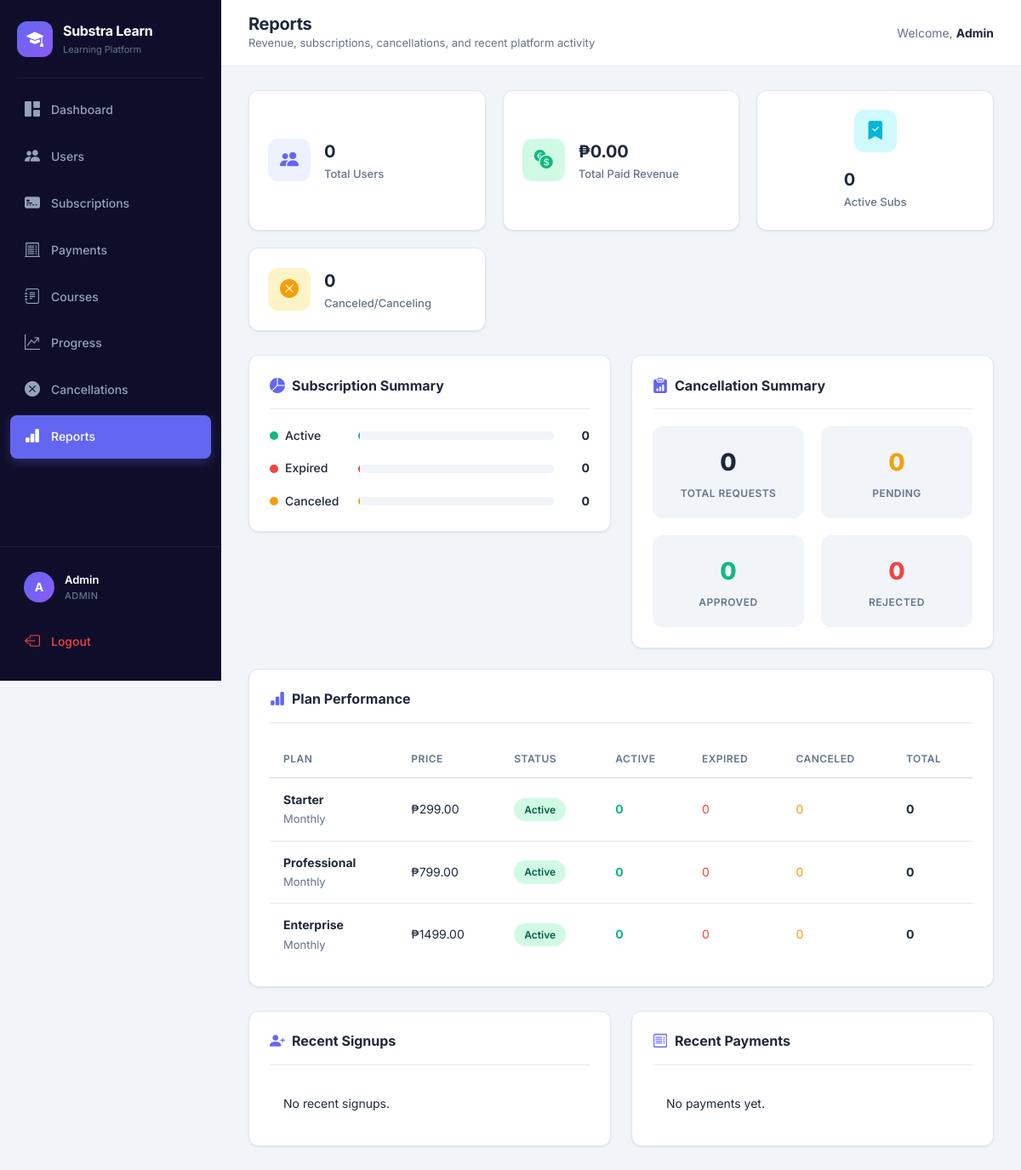
The page /admin/reports (signed in) on the database its author committed.
### tables this page shows
CREATE TABLE plans (
    id INTEGER PRIMARY KEY AUTOINCREMENT,
    name TEXT NOT NULL,
    description TEXT DEFAULT '',
    price REAL NOT NULL,
    billing_cycle TEXT NOT NULL,
    stripe_price_id TEXT DEFAULT '',
    status TEXT DEFAULT 'active',
    created_at TEXT DEFAULT (datetime('now'))
);

### app.py (the view)
@app.route("/admin/reports")
@admin_required
def admin_reports():
    conn = get_db()
    total_users = conn.execute("SELECT COUNT(*) FROM users WHERE role='user'").fetchone()[0]
    active_subs = conn.execute("SELECT COUNT(*) FROM subscriptions WHERE status='active'").fetchone()[0]
    expired_subs = conn.execute("SELECT COUNT(*) FROM subscriptions WHERE status='expired'").fetchone()[0]
    canceled_subs = conn.execute("SELECT COUNT(*) FROM subscriptions WHERE status IN ('canceled', 'canceling')").fetchone()[0]
    total_cancel_requests = conn.execute("SELECT COUNT(*) FROM cancellation_requests").fetchone()[0]
    pending_cancellations = conn.execute("SELECT COUNT(*) FROM cancellation_requests WHERE status='pending'").fetchone()[0]
    approved_cancellations = conn.execute("SELECT COUNT(*) FROM cancellation_requests WHERE status='approved'").fetchone()[0]
    rejected_cancellations = conn.execute("SELECT COUNT(*) FROM cancellation_requests WHERE status='rejected'").fetchone()[0]
    revenue = conn.execute("SELECT COALESCE(SUM(amount), 0) FROM payments WHERE status='paid'").fetchone()[0]
    plan_stats = conn.execute(
        """
        SELECT p.name, p.price, p.billing_cycle, p.status,
               COUNT(CASE WHEN s.status='active' THEN 1 END) as active_count,
               COUNT(CASE WHEN s.status='expired' THEN 1 END) as expired_count,
               COUNT(CASE WHEN s.status IN ('canceled','canceling') THEN 1 END) as canceled_count,
               COUNT(s.id) as total_subs
        FROM plans p LEFT JOIN subscriptions s ON p.id = s.plan_id
        GROUP BY p.id ORDER BY active_count DESC
        """
    ).fetchall()
    recent_users = conn.execute("SELECT name, email, created_at FROM users WHERE role='user' ORDER BY id DESC LIMIT 5").fetchall()
    recent_payments = conn.execute(
        """
        SELECT pay.*, u.name as user_name FROM payments pay JOIN users u ON pay.user_id=u.id ORDER BY pay.id DESC LIMIT 8
        """
    ).fetchall()
    conn.close()
    return render_template(
        "admin_reports.html",
        total_users=total_users,
        plan_stats=plan_stats,
        active_subs=active_subs,
        expired_subs=expired_subs,
        canceled_subs=canceled_subs,
        total_cancel_requests=total_cancel_requests,
        pending_cancellations=pending_cancellations,
        approved_cancellations=approved_cancellations,
        rejected_cancellations=rejected_cancellations,
        revenue=revenue,
        recent_users=recent_users,
        recent_payments=recent_payments,
    )

### app.py (called while the page is built, shortened)
def get_db():
    db_path = os.getenv("DATABASE_PATH", "database.db")
    conn = sqlite3.connect(db_path, timeout=10)
    conn.row_factory = sqlite3.Row
    conn.execute("PRAGMA journal_mode=WAL")
    conn.execute("PRAGMA busy_timeout=10000")
    return conn

@app.context_processor
def inject_helpers():
    def csrf_field():
        return Markup(f'<input type="hidden" name="csrf_token" value="{escape(get_csrf_token())}">')
    return {"csrf_token": get_csrf_token, "csrf_field": csrf_field}

@app.before_request
def protect_posts():
    if request.method != "POST":
        return

def admin_required(func):
    @wraps(func)
    def wrapper(*args, **kwargs):
        if "user_id" not in session or session.get("role") != "admin":
            flash("Access denied", "danger")
            return redirect("/login")
        return func(*args, **kwargs)
    return wrapper

@app.before_request
def refresh_admin_badges():
    if session.get("role") == "admin":
        conn = get_db()
        pending = conn.execute("SELECT COUNT(*) FROM cancellation_requests WHERE status='pending'").fetchone()[0]
        failed = conn.execute("SELECT COUNT(*) FROM payments WHERE status='failed'").fetchone()[0]
        conn.close()
        session["pending_count"] = pending
        session["failed_payment_count"] = failed

### templates/admin_reports.html
{% extends "base.html" %}
{% block page_title %}Reports{% endblock %}
{% block page_subtitle %}Revenue, subscriptions, cancellations, and recent platform activity{% endblock %}
{% block content %}
<div class="stats-grid"><div class="stat-card stat-primary"><div class="stat-icon"><i class="bi bi-people-fill"></i></div><div class="stat-info"><span class="stat-value">{{ total_users }}</span><span class="stat-label">Total Users</span></div></div><div class="stat-card stat-success"><div class="stat-icon"><i class="bi bi-currency-exchange"></i></div><div class="stat-info"><span class="stat-value">₱{{ "%.2f"|format(revenue) }}</span><span class="stat-label">Total Paid Revenue</span></div></div><div class="stat-card stat-info"><div class="stat-icon"><i class="bi bi-bookmark-check-fill"></i></div><div class="stat-info"><span class="stat-value">{{ active_subs }}</span><span class="stat-label">Active Subs</span></div></div><div class="stat-card stat-warning"><div class="stat-icon"><i class="bi bi-x-circle-fill"></i></div><div class="stat-info"><span class="stat-value">{{ canceled_subs }}</span><span class="stat-label">Canceled/Canceling</span></div></div></div>
<div class="row g-4"><div class="col-lg-6"><div class="content-card"><div class="card-header-custom"><h2 class="card-title"><i class="bi bi-pie-chart-fill"></i> Subscription Summary</h2></div><div class="report-summary">{% set total = active_subs + expired_subs + canceled_subs %}{% for label,count,klass in [('Active',active_subs,'success'),('Expired',expired_subs,'danger'),('Canceled',canceled_subs,'warning')] %}<div class="report-bar"><div class="report-bar-label"><span class="report-dot dot-{{ klass }}"></span><span>{{ label }}</span></div><div class="report-bar-track"><div class="report-bar-fill bar-{{ klass }}" style="width: {% if total > 0 %}{{ (count / total * 100)|int }}{% else %}0{% endif %}%"></div></div><span class="report-bar-value">{{ count }}</span></div>{% endfor %}</div></div></div><div class="col-lg-6"><div class="content-card"><div class="card-header-custom"><h2 class="card-title"><i class="bi bi-clipboard-data-fill"></i> Cancellation Summary</h2></div><div class="report-grid"><div class="report-stat"><span class="report-stat-value">{{ total_cancel_requests }}</span><span class="report-stat-label">Total Requests</span></div><div class="report-stat"><span class="report-stat-value text-warning">{{ pending_cancellations }}</span><span class="report-stat-label">Pending</span></div><div class="report-stat"><span class="report-stat-value text-success">{{ approved_cancellations }}</span><span class="report-stat-label">Approved</span></div><div class="report-stat"><span class="report-stat-value text-danger">{{ rejected_cancellations }}</span><span class="report-stat-label">Rejected</span></div></div></div></div></div>
<div class="content-card mt-4"><div class="card-header-custom"><h2 class="card-title"><i class="bi bi-bar-chart-fill"></i> Plan Performance</h2></div><div class="table-wrapper"><table class="table-custom"><thead><tr><th>Plan</th><th>Price</th><th>Status</th><th>Active</th><th>Expired</th><th>Canceled</th><th>Total</th></tr></thead><tbody>{% for p in plan_stats %}<tr><td><strong>{{ p['name'] }}</strong><br><span class="text-muted-custom">{{ p['billing_cycle'] }}</span></td><td>₱{{ "%.2f"|format(p['price']) }}</td><td><span class="badge-status {{ 'badge-active' if p['status']=='active' else 'badge-expired' }}">{{ p['status']|title }}</span></td><td class="text-success fw-bold">{{ p['active_count'] }}</td><td class="text-danger">{{ p['expired_count'] }}</td><td class="text-warning">{{ p['canceled_count'] }}</td><td><strong>{{ p['total_subs'] }}</strong></td></tr>{% endfor %}</tbody></table></div></div>
<div class="row g-4 mt-1"><div class="col-lg-6"><div class="content-card"><div class="card-header-custom"><h2 class="card-title"><i class="bi bi-person-plus-fill"></i> Recent Signups</h2></div><div class="table-wrapper"><table class="table-custom"><tbody>{% for u in recent_users %}<tr><td><strong>{{ u['name'] }}</strong><br><span class="text-muted-custom">{{ u['email'] }}</span></td><td>{{ u['created_at'] or '—' }}</td></tr>{% else %}<tr><td>No recent signups.</td></tr>{% endfor %}</tbody></table></div></div></div><div class="col-lg-6"><div class="content-card"><div class="card-header-custom"><h2 class="card-title"><i class="bi bi-receipt"></i> Recent Payments</h2></div><div class="table-wrapper"><table class="table-custom"><tbody>{% for p in recent_payments %}<tr><td><strong>{{ p['user_name'] }}</strong><br><span class="text-muted-custom">{{ p['stripe_invoice_id'] or 'Manual/local' }}</span></td><td>{{ p['currency'] }} {{ "%.2f"|format(p['amount']) }}</td><td><span class="badge-status {{ 'badge-active' if p['status']=='paid' else 'badge-expired' }}">{{ p['status']|title }}</span></td></tr>{% else %}<tr><td>No payments yet.</td></tr>{% endfor %}</tbody></table></div></div></div></div>
{% endblock %}

### rows shown on the page
plans: name "Starter", billing_cycle "Monthly", price "299.00", status "Active", active_count "0", expired_count "0", canceled_count "0", total_subs "0"
plans: name "Professional", billing_cycle "Monthly", price "799.00", status "Active", active_count "0", expired_count "0", canceled_count "0", total_subs "0"
plans: name "Enterprise", billing_cycle "Monthly", price "1499.00", status "Active", active_count "0", expired_count "0", canceled_count "0", total_subs "0"

### other values the page prints
{{ session.get('user_name', 'U')[0]|upper }} "A"
{{ session.get('user_name') }} "Admin"
{{ session.get('role')|upper }} "ADMIN"
{{ total_users }} "0"
{{ "%.2f"|format(revenue) }} "0.00"
{{ active_subs }} "0"
{{ canceled_subs }} "0"
{{ label }} "Active" "Expired" "Canceled"
{{ count }} "0" "0" "0"
{{ total_cancel_requests }} "0"
{{ pending_cancellations }} "0"
{{ approved_cancellations }} "0"
{{ rejected_cancellations }} "0"
